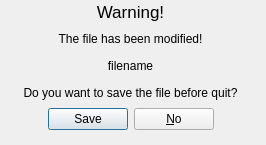
<ui version="4.0" >
 <class>SaveBeforeQuitDialog</class>
 <widget class="QDialog" name="SaveBeforeQuitDialog" >
  <property name="geometry" >
   <rect>
    <x>0</x>
    <y>0</y>
    <width>266</width>
    <height>145</height>
   </rect>
  </property>
  <property name="windowTitle" >
   <string>Dialog</string>
  </property>
  <widget class="QWidget" name="layoutWidget" >
   <property name="geometry" >
    <rect>
     <x>0</x>
     <y>0</y>
     <width>261</width>
     <height>130</height>
    </rect>
   </property>
   <layout class="QVBoxLayout" >
    <property name="spacing" >
     <number>4</number>
    </property>
    <item>
     <widget class="QLabel" name="warningLabel" >
      <property name="font" >
       <font>
        <pointsize>13</pointsize>
       </font>
      </property>
      <property name="text" >
       <string>Warning!</string>
      </property>
      <property name="textFormat" >
       <enum>Qt::PlainText</enum>
      </property>
      <property name="alignment" >
       <set>Qt::AlignCenter</set>
      </property>
     </widget>
    </item>
    <item>
     <widget class="QLabel" name="modifiedLabel" >
      <property name="text" >
       <string>The file has been modified!</string>
      </property>
      <property name="alignment" >
       <set>Qt::AlignCenter</set>
      </property>
     </widget>
    </item>
    <item>
     <widget class="QLabel" name="file_nameLabel" >
      <property name="text" >
       <string>filename</string>
      </property>
      <property name="alignment" >
       <set>Qt::AlignCenter</set>
      </property>
     </widget>
    </item>
    <item>
     <widget class="QLabel" name="label" >
      <property name="text" >
       <string>Do you want to save the file before quit?</string>
      </property>
      <property name="alignment" >
       <set>Qt::AlignCenter</set>
      </property>
     </widget>
    </item>
    <item>
     <layout class="QHBoxLayout" >
      <item>
       <spacer>
        <property name="orientation" >
         <enum>Qt::Horizontal</enum>
        </property>
        <property name="sizeHint" >
         <size>
          <width>41</width>
          <height>20</height>
         </size>
        </property>
       </spacer>
      </item>
      <item>
       <widget class="QDialogButtonBox" name="buttonBox" >
        <property name="orientation" >
         <enum>Qt::Horizontal</enum>
        </property>
        <property name="standardButtons" >
         <set>QDialogButtonBox::No|QDialogButtonBox::NoButton|QDialogButtonBox::Save</set>
        </property>
       </widget>
      </item>
      <item>
       <spacer>
        <property name="orientation" >
         <enum>Qt::Horizontal</enum>
        </property>
        <property name="sizeHint" >
         <size>
          <width>40</width>
          <height>20</height>
         </size>
        </property>
       </spacer>
      </item>
     </layout>
    </item>
   </layout>
  </widget>
 </widget>
 <resources/>
 <connections>
  <connection>
   <sender>buttonBox</sender>
   <signal>accepted()</signal>
   <receiver>SaveBeforeQuitDialog</receiver>
   <slot>accept()</slot>
   <hints>
    <hint type="sourcelabel" >
     <x>248</x>
     <y>254</y>
    </hint>
    <hint type="destinationlabel" >
     <x>157</x>
     <y>274</y>
    </hint>
   </hints>
  </connection>
  <connection>
   <sender>buttonBox</sender>
   <signal>rejected()</signal>
   <receiver>SaveBeforeQuitDialog</receiver>
   <slot>reject()</slot>
   <hints>
    <hint type="sourcelabel" >
     <x>316</x>
     <y>260</y>
    </hint>
    <hint type="destinationlabel" >
     <x>286</x>
     <y>274</y>
    </hint>
   </hints>
  </connection>
 </connections>
</ui>
